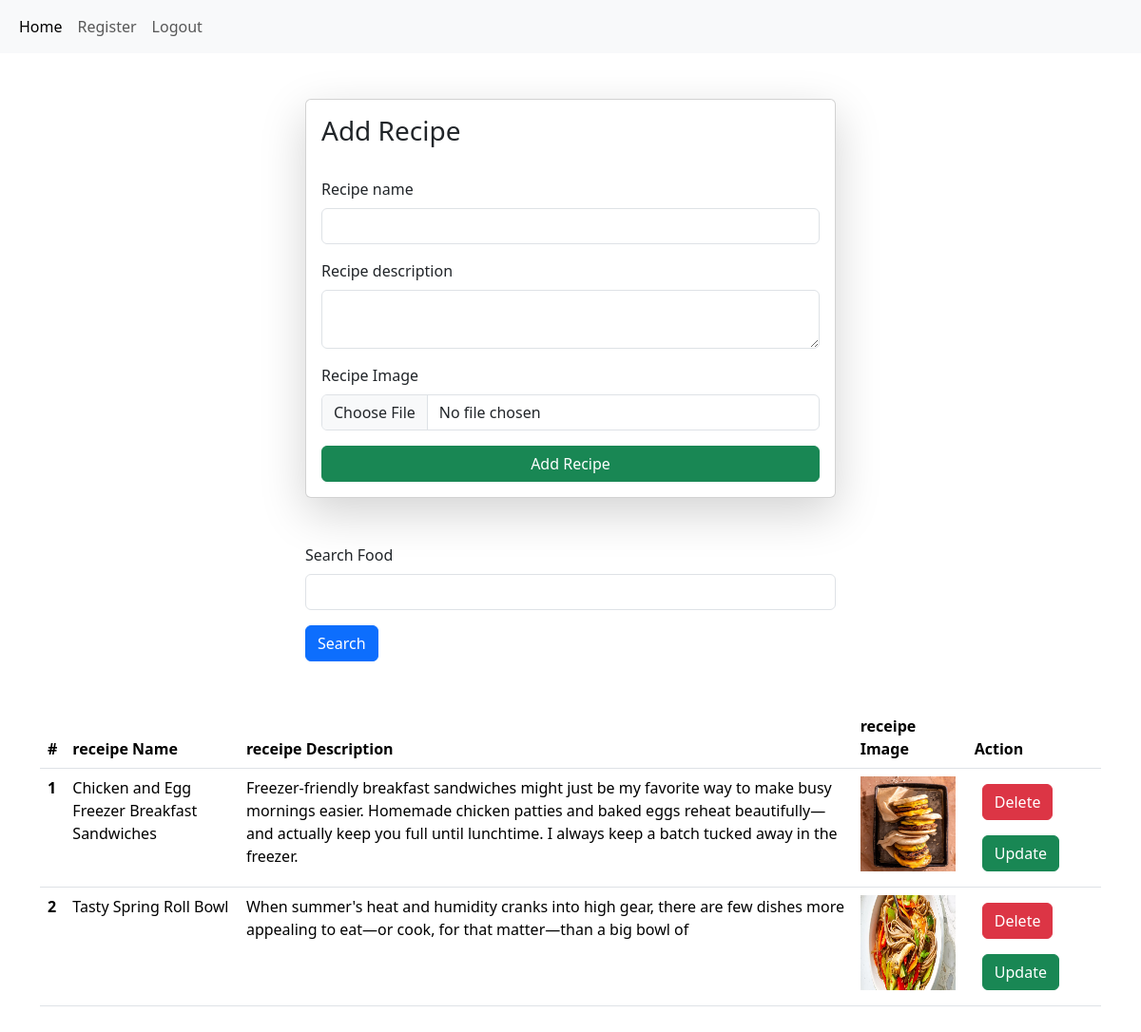
The page /receipes/ (signed in) on the database its author committed.
### vege/models.py (models this page shows)
class Receipe (models.Model):
    user = models.ForeignKey(User,on_delete=models.SET_NULL , null = True , blank = True)
    receipe_name = models.CharField(max_length=100)
    receipe_description = models.TextField()
    recipe_image = models.ImageField(upload_to = "recipe")
    recipe_view_count = models.IntegerField(default=1)

### vege/views.py (the view, shortened to what this page needs)
# urls.py: path('receipes/',receipes,name="receipes") ,
@login_required(login_url = "/login/")
def receipes(request):
    Queryset = Receipe.objects.all()
    search = request.GET.get("receipe_search")
    if search:
        Queryset = Queryset.filter(
        receipe_name__icontains=search
        )
    context = {'receipes' : Queryset}
    return render(request,"receipes/receipes.html",context)

### vege/templates/receipes/receipes.html (shortened to what this page needs)
{% extends "receipes/base.html" %}
{% block start %}
<div class="container mt-5">
<form class="col-6 mx-auto card p-3 shadow-lg" method="post" enctype="multipart/form-data">
    <h3>Add Recipe</h3>
    <br>
  <div class="mb-3">
    <label for="exampleInputEmail1" class="form-label">Recipe name</label>
    <input type="text" name="receipe_name"  class="form-control" ></div>
  <div class="mb-3">
    <label for="exampleInputPassword1" class="form-label">Recipe description</label>
    <textarea class="form-control" name="receipe_description" ></textarea></div>
  <div class="mb-3">
    <label for="exampleInputEmail1" class="form-label">Recipe Image</label>
    <input type="file" name="recipe_image" class="form-control" ></div>
  <button type="submit" class="btn btn-success btn-primary">Add Recipe</button>
</form>
<div class="mt-5">
  <div class="mx-auto col-6">
    <form action="" method="get">
    <div class="mb-3">
    <label for="exampleInputEmail1" class="form-label">Search Food</label>
    <input type="text" name="receipe_search"  class="form-control" ></div>
  <button type="submit" class="btn btn-primary">Search</button>
   </form>
  </div>
</div>
<table class="table mt-5">
  <thead>
    <tr>
      <th scope="col">#</th>
      <th scope="col">receipe Name</th>
      <th scope="col">receipe Description</th>
      <th scope="col">receipe Image</th>
      <th scope="col">Action</th>
    </tr>
  </thead>
  <tbody>
    {% for r in receipes %}
    <tr>
      <th scope="row">{{forloop.counter}}</th>
      <td>{{r.receipe_name}}</td>
      <td>{{r.receipe_description}}</td>
      <td>
     {% if r.recipe_image %}
        <img src="{{ r.recipe_image.url }}"
             style="height:100px; width:100px;">
    {% else %}
        No Image
        {% endif %}
</td></td>
<td>
  <a href="/delete-receipe/{{r.id}}/" class="btn btn-danger m-2" >Delete</a>
  <a href="/update-receipe/{{r.id}}/" class="btn btn-success m-2" >Update</a>
</td>
    </tr>
    {% endfor %}
  </tbody>
</table>
</div>
{% endblock %}

### rows shown on the page
Receipe: receipe_name "Chicken and Egg Freezer Breakfast Sandwiches", receipe_description "Freezer-friendly breakfast sandwiches might just be my favorite way to make busy mornings easier. Homemade chicken patties and baked eggs reheat beautifully—and actually keep you full until lunchtime. I always keep a batch tucked away in the freezer.", recipe_image (picture)
Receipe: receipe_name "Tasty Spring Roll Bowl", receipe_description "When summer's heat and humidity cranks into high gear, there are few dishes more appealing to eat—or cook, for that matter—than a big bowl of", recipe_image (picture)
